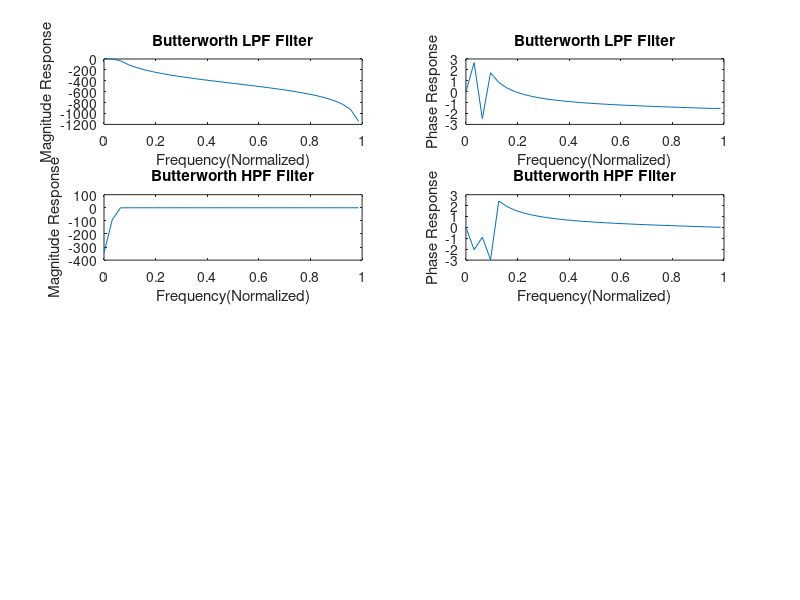

Write the MATLAB code that produced this figure.
s=100;
p=50;
ws=0.2;
wp=0.1;
w=0:0.1:pi;
[N,wn]=buttord(wp,ws,p,s);
[b,a]=butter(N,wn);
[p,ph]=freqz(b,a,w);
P=20*log(abs(p));
subplot(4,2,1)
plot(w/pi,P)
hold on
xlabel("Frequency(Normalized)")
ylabel("Magnitude Response")
title("Butterworth LPF Filter")
subplot(4,2,2)
plot(w/pi,angle(p))
xlabel("Frequency(Normalized)")
ylabel("Phase Response")
title("Butterworth LPF Filter")
[b,a]=butter(N,wn,'high');
[p,ph]=freqz(b,a,w);
P=20*log(abs(p));
subplot(4,2,3)
plot(w/pi,P)
hold on
xlabel("Frequency(Normalized)")
ylabel("Magnitude Response")
title("Butterworth HPF Filter")
subplot(4,2,4)
plot(w/pi,angle(p))
xlabel("Frequency(Normalized)")
ylabel("Phase Response")
title("Butterworth HPF Filter")
